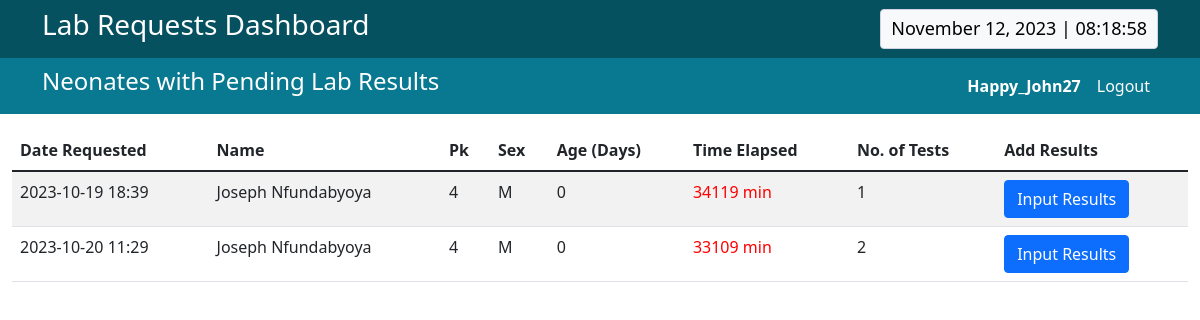
The app's page /lab/lab_requests_dashboard/ (signed in) with its own data.
### newborn/models.py (models this page shows, shortened)
class NewbornAdmission(models.Model):
    PLACE_OF_BIRTH_CHOICES = [
        ('Hospital', 'Hospital'),
        ('Along the road', 'Along the road'),
        ('Home', 'Home'),
    ]
    MODE_OF_DELIVERY_CHOICES = [
        ('SVD', 'SVD (Spontaneous Vaginal Delivery)'),
        ('C/S', 'C/S (Caesarean Section)'),
    ]
    MEANS_OF_TRANSPORT_CHOICES = [
        ('Ambulance', 'Ambulance'),
        ('Public means', 'Public means'),
    ]
    YES_NO_CHOICES = [
        ('Yes', 'Yes'),
        ('No', 'No'),
    ]
    SEX = [
        ('M', 'M'),
        ('F', 'F'),
    ]
    admission_date = models.DateTimeField()
    name = models.CharField(max_length=100)
    sex = models.CharField(max_length=100, choices=SEX)
    birth_weight = models.DecimalField(max_digits=2, decimal_places=1)
    delivery_date = models.DateTimeField()
    place_of_birth = models.CharField(max_length=20, choices=PLACE_OF_BIRTH_CHOICES)
    hospital_name = models.CharField(max_length=100, blank=True, null=True)
    mode_of_delivery = models.CharField(max_length=3, choices=MODE_OF_DELIVERY_CHOICES)
    indication = models.CharField(max_length=100, blank=True, null=True)
    resuscitation_done = models.CharField(max_length=3, choices=YES_NO_CHOICES)
    resuscitation_choices_1 = models.BooleanField(verbose_name='Bag&Mask', default=False, blank=True)
    resuscitation_choices_2 = models.BooleanField(verbose_name='Oxygen', default=False, blank=True)
    referred_in = models.CharField(max_length=3, choices=YES_NO_CHOICES)
    facility_name = models.CharField(max_length=100, blank=True, null=True)
    referral_date_time = models.DateTimeField(blank=True, null=True)
    reason_for_referral = models.CharField(max_length=100, blank=True, null=True)
    means_of_transport = models.CharField(max_length=20, choices=MEANS_OF_TRANSPORT_CHOICES, blank=True, null=True)
    oxygen_transport = models.CharField(max_length=3, choices=YES_NO_CHOICES, blank=True, null=True)
    mother = models.ForeignKey(MotherDetails, on_delete=models.CASCADE, null=True)

### lab/models.py (models this page shows)
class LabRequest(models.Model):
    author = models.ForeignKey(User, on_delete=models.CASCADE, null=True, related_name='lab_requests')  # Add related_name
    neonate = models.ForeignKey(NewbornAdmission, on_delete=models.CASCADE, null=True, related_name='lab_requests')
    timestamp = models.DateTimeField(default=timezone.now)
    serology_rpr_requested = models.BooleanField(verbose_name='RPR', default=False)
    serology_rct_requested = models.BooleanField(verbose_name='RCT', default=False)
    serology_bat_requested = models.BooleanField(verbose_name='BAT', default=False)
    microbiology_gram_stain_requested = models.BooleanField(verbose_name='Gram stain', default=False)
    microbiology_culture_requested = models.BooleanField(verbose_name='Culture', default=False)
    chemistry_serum_electrolytes_requested = models.BooleanField(verbose_name='Serum electrolytes', default=False)
    chemistry_serum_urea_requested = models.BooleanField(verbose_name='Serum Urea', default=False)
    chemistry_serum_creatinine_requested = models.BooleanField(verbose_name='Serum creatinine', default=False)
    chemistry_urinalysis_requested = models.BooleanField(verbose_name='Urinalysis', default=False)

### lab/views.py (the view)
# urls.py: path('lab_requests_dashboard/', views.lab_requests_dashboard, name='lab-requests-dashboard'),
@login_required
@lab_tech_required
def lab_requests_dashboard(request):
    neonates_with_pending_results = []
    lab_requests = LabRequest.objects.all()
    for lab_request in lab_requests:
        neonate = lab_request.neonate
        neonate.labrequest = lab_request
        age_delta = neonate.admission_date.date() - neonate.delivery_date.date()
        age_days = age_delta.days
        time_elapsed = (timezone.now() - lab_request.timestamp).total_seconds()
        num_tests_requested = sum([
            lab_request.serology_rpr_requested,
            lab_request.serology_rct_requested,
            lab_request.serology_bat_requested,
            lab_request.microbiology_gram_stain_requested,
            lab_request.microbiology_culture_requested,
            lab_request.chemistry_serum_electrolytes_requested,
            lab_request.chemistry_serum_urea_requested,
            lab_request.chemistry_serum_creatinine_requested,
            lab_request.chemistry_urinalysis_requested,
        ])
        if num_tests_requested > 0:
            neonate.age_days = age_days
            neonate.time_elapsed = time_elapsed
            neonate.num_tests_requested = num_tests_requested
            neonates_with_pending_results.append(neonate)
    context = {
        'neonates_with_pending_results': neonates_with_pending_results,
    }
    return render(request, 'lab/lab_requests_dashboard.html', context)

### lab/templates/lab/lab_requests_dashboard.html (shortened to what this page needs)
{% load static %}
{% load bootstrap5 %}
{% load bootstrap_icons %}
<!DOCTYPE html>
<html lang="en">
<head>
    <link rel="stylesheet" type="text/css" href="{% static 'datatables/datatables.min.css' %}">
    <link rel="stylesheet" type="text/css" href="{% static 'css/main.css' %}">
    <link rel="stylesheet" type="text/css" href="{% static 'bootstrap/css/bootstrap.min.css' %}">
</head>
<body>
<nav class="navbar topnavbar text-white navbar-expand-lg text-center">
    <div class="container">
        <ul class="nav navbar-nav navbar-center">
            <li>
                <h3>
                    Lab Requests Dashboard
                </h3>
            </li>
        </ul>
        <ul class="nav navbar-nav navbar-right">
            <div class="white-box">
                <div id="clockbox"></div>
            </div>
        </ul>
    </div>
</nav>
<nav class="navbar bottomnavbar navbar-expand-lg text-white navbar-light">
    <div class="container">
        <ul class="navbar-nav">
	    <li>
                <h4>Neonates with Pending Lab Results</h4>
	    </li>
        </ul>
        {% if user.is_authenticated %}
            <ul class="nav navbar-nav navbar-right">
                <li class="nav-item">
                    <strong><span class="nav-link text-white">{{ user.username }}</span></strong>
                </li>
                <li class="nav-item">
                    <a class="nav-link text-white" href="{% url 'logout' %}">
    			{% bs_icon 'box-arrow-right' size='1.5em' color='orange' %}Logout
		    </a>
                </li>
            </ul>
        {% endif %}
    </div>
</nav>
<div class="container-fluid">
    <div class="table-responsive mt-3" id="dashboard_table">
        <table class="table table-striped" id="dataTable">
            <thead>
            <tr>
                <th>Date Requested</th>
                <th>Name</th>
                <th>Pk</th>
                <th>Sex</th>
                <th>Age (Days)</th>
                <th>Time Elapsed</th>
                <th>No. of Tests</th>
                <th>Add Results</th>
            </tr>
            </thead>
            <tbody>
            {% for neonate in neonates_with_pending_results %}
                <tr>
                    <td>{{ neonate.labrequest.timestamp|date:"Y-m-d H:i" }}</td>
                    <td>{{ neonate.name }}</td>
                    <td>{{ neonate.pk }}</td>
                    <td>{{ neonate.sex }}</td>
                    <td>{{ neonate.age_days }}</td>
                    <td><span class="time-elapsed" data-seconds="{{ neonate.time_elapsed }}"></span></td>
                    <td>{{ neonate.num_tests_requested }}</td>
                    <td>
                        <a href="{% url 'pending-lab-tests' neonate_pk=neonate.pk lab_request_pk=neonate.labrequest.pk %}" class="btn btn-primary">Input Results</a>
                    </td>
                </tr>
            {% endfor %}
            </tbody>
        </table>
    </div>
</div>
</body>
</html>

### newborn/static/css/main.css (style rules this page uses)
.topnavbar { background: #055160 !important; }
.bottomnavbar { background:#087990 !important; }

### lab/templates/lab/lab_requests_dashboard.html (style rules this page uses)
#clockbox { background-color: #f8f9fa; border: 1px solid #d1d3e2; padding: 10px; font-size: 18px; color: black; height: 40px; display: flex; align-items: center; justify-content: center; border-radius: 4px; }

### records on screen
NewbornAdmission: labrequest.timestamp "2023-10-19 18:39", name "Joseph Nfundabyoya", pk "4", sex "M", age_days "0", num_tests_requested "1", labrequest.timestamp "2023-10-20 11:29", num_tests_requested "2"

### other values on screen
{{ user.username }} "Happy_John27"
